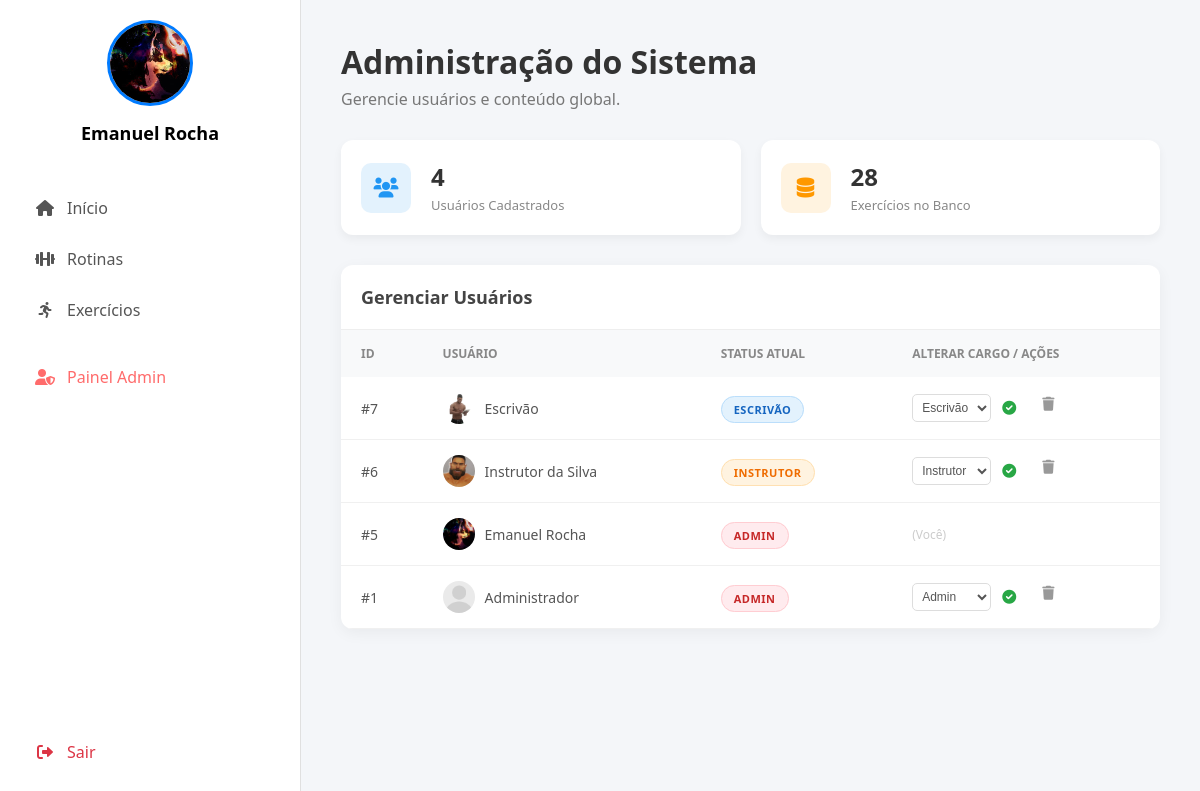
Page /view/admin.php (signed in) on the committed database.
### tables this page shows
CREATE TABLE `usuarios` (
  `id` int(11) NOT NULL,
  `nome` varchar(100) NOT NULL,
  `email` varchar(100) NOT NULL,
  `senha` varchar(255) NOT NULL,
  `perfil` varchar(20) NOT NULL DEFAULT 'atleta',
  `data_cadastro` datetime DEFAULT current_timestamp(),
  `foto_perfil` varchar(255) DEFAULT 'padrao.png'
);

### controller/clsConexao.php (called while the page is built, shortened)
<?php
class clsConexao
{
    private $host;
    private $usuario;
    private $senha;
    private $banco;
    private $conexao;
    function __construct()
    {
        $this->host    = 'srv1596.hstgr.io';
        $this->usuario = 'u459760425_sudolift';
        $this->senha   = 'Sudolift123';
        $this->banco   = 'u459760425_sudolift';
    }
    private function conecta()
    {
        $this->conexao = mysqli_connect($this->host, $this->usuario, $this->senha, $this->banco);
        mysqli_set_charset($this->conexao, "utf8");
    }
    public function executaSQL($sql)
    {
        $resposta = mysqli_query($this->conexao, $sql);
        return $resposta;
    }
}
?>

### model/clsAdmin.php (called while the page is built)
<?php
require_once '../controller/clsConexao.php';
class clsAdmin
{
    private $conexao;
    public function __construct()
    {
        $this->conexao = new clsConexao();
    }
    public function getEstatisticas()
    {
        $sql = "SELECT
                    (SELECT COUNT(*) FROM usuarios) as total_usuarios,
                    (SELECT COUNT(*) FROM exercicios) as total_exercicios";
        $result = $this->conexao->executaSQL($sql);
        return mysqli_fetch_assoc($result);
    }
    public function listarUsuarios()
    {
        $sql = "SELECT id, nome, email, perfil, data_cadastro, foto_perfil
                FROM usuarios
                ORDER BY id DESC";
        return $this->conexao->executaSQL($sql);
    }
}
?>

### view/admin.php (the view, shortened to what this page needs)
<?php
require_once '../model/clsAdmin.php';
$objAdmin = new clsAdmin();
$stats = $objAdmin->getEstatisticas();
$totalUsers = $stats['total_usuarios'];
$totalExer  = $stats['total_exercicios'];
$listaUsuarios = $objAdmin->listarUsuarios();
$foto_user = isset($_SESSION['foto_usuario']) ? $_SESSION['foto_usuario'] : 'padrao.png';
?>
<!DOCTYPE html>
<html lang="pt-br">
<head>
    <link href="https://cdnjs.cloudflare.com/ajax/libs/font-awesome/6.0.0/css/all.min.css" rel="stylesheet">
    <link rel="stylesheet" href="../assets/css/style.css">
    <link rel="stylesheet" href="../assets/css/admin.css">
</head>
<body>
    <div class="sidebar">
        <div class="perfil-area">
            <a href="perfil.php" style="text-decoration:none; color:inherit; display:block;">
                <img src="../assets/images/users/<?php echo $foto_user; ?>" class="perfil-foto">
                <h3 class="perfil-nome"><?php echo $_SESSION['nome_usuario']; ?></h3>
            </a>
        </div>
        <nav>
            <a href="dashboard.php" class="menu-item"><i class="fas fa-home"></i> Início</a>
            <?php if ($_SESSION['perfil_usuario'] != 'escrivao'): ?>
                <a href="rotinas.php" class="menu-item"><i class="fas fa-dumbbell"></i> Rotinas</a>
                <a href="exercicios.php" class="menu-item"><i class="fas fa-running"></i> Exercícios</a>
            <?php else: ?>
                <a href="citacoes.php" class="menu-item"><i class="fas fa-quote-right"></i> Editar Citações</a>
            <?php endif; ?>
            <?php if(isset($_SESSION['perfil_usuario']) && $_SESSION['perfil_usuario'] == 'admin'): ?>
                <div style="border-top: 1px solid rgba(255,255,255,0.1); margin: 10px 0;"></div>
                <a href="admin.php" class="menu-item" style="color: #ff6b6b;">
                    <i class="fas fa-user-shield"></i> Painel Admin
                </a>
            <?php endif; ?>
        </nav>
        <a href="../controller/logout.php" class="menu-item sair-btn"><i class="fas fa-sign-out-alt"></i> Sair</a>
    </div>
    <div class="main-content">
        <div class="admin-header">
            <h1>Administração do Sistema</h1>
            <p>Gerencie usuários e conteúdo global.</p>
        </div>
        <div class="stats-grid">
            <div class="stat-card">
                <div class="icon-stat users"><i class="fas fa-users"></i></div>
                <div>
                    <h3><?php echo $totalUsers; ?></h3>
                    <span>Usuários Cadastrados</span>
                </div>
            </div>
            <div class="stat-card">
                <div class="icon-stat db"><i class="fas fa-database"></i></div>
                <div>
                    <h3><?php echo $totalExer; ?></h3>
                    <span>Exercícios no Banco</span>
                </div>
            </div>
        </div>
        <div class="table-container">
            <div class="table-header">
                <h2>Gerenciar Usuários</h2>
            </div>
            <table class="admin-table">
                <thead>
                    <tr>
                        <th>ID</th>
                        <th>Usuário</th>
                        <th>Status Atual</th> <th>Alterar Cargo / Ações</th> </tr>
                </thead>
                <tbody>
    <?php while($u = mysqli_fetch_assoc($listaUsuarios)):
        $nomeArquivo = isset($u['foto_perfil']) ? $u['foto_perfil'] : '';
        $caminhoFisico = __DIR__ . "/../assets/images/users/" . $nomeArquivo;
        $caminhoWeb = "../assets/images/users/" . $nomeArquivo;
        if (!empty($nomeArquivo) && file_exists($caminhoFisico)) {
            $fotoFinal = $caminhoWeb;
        } else {
            $fotoFinal = "../assets/images/users/padrao.png";
        }
        $perfilDB = isset($u['perfil_usuario']) ? $u['perfil_usuario'] : (isset($u['perfil']) ? $u['perfil'] : 'usuario');
        switch($perfilDB) {
            case 'admin':     $badgeClass = 'admin';     $badgeLabel = 'Admin'; break;
            case 'instrutor': $badgeClass = 'instrutor'; $badgeLabel = 'Instrutor'; break;
            case 'escrivao':  $badgeClass = 'escrivao';  $badgeLabel = 'Escrivão'; break;
        }
    ?>
    <tr>
        <td>#<?php echo $u['id']; ?></td>
        <td>
            <div class="user-cell">
                <img src="<?php echo $fotoFinal; ?>" class="mini-avatar">
                <span><?php echo $u['nome']; ?></span>
            </div>
        </td>
        <td>
            <span class="badge <?php echo $badgeClass; ?>"><?php echo $badgeLabel; ?></span>
        </td>
        <td>
            <div class="actions">
                <?php if($u['id'] != $_SESSION['id_usuario']): ?>
                <form action="../controller/ctrl_Admin.php" method="POST" style="display:flex; align-items:center; gap:5px;">
                    <select name="novo_perfil" class="select-perfil">
                        <option value="instrutor" <?php echo ($perfilDB=='instrutor')?'selected':''; ?>>Instrutor</option>
                        <option value="escrivao"  <?php echo ($perfilDB=='escrivao')?'selected':''; ?>>Escrivão</option>
                        <option value="admin"     <?php echo ($perfilDB=='admin')?'selected':''; ?>>Admin</option>
                    </select>
                    <button type="submit" class="btn-icon" title="Salvar Alteração" style="color:#28a745;">
                        <i class="fas fa-check-circle"></i>
                    </button>
                </form>
                <a href="#" onclick="confirmarExclusao(<?php echo $u['id']; ?>)" class="btn-icon delete" title="Excluir Usuário" style="margin-left:10px;">
                    <i class="fas fa-trash"></i>
                </a>
                <?php else: ?>
                    <span style="font-size:12px; color:#ccc;">(Você)</span>
                <?php endif; ?>
            </div>
        </td>
    </tr>
    <?php endwhile; ?>
</tbody>
            </table>
        </div>
    </div>
</body>
</html>

### assets/css/style.css (style rules this page uses)
body { margin: 0; font-family: 'Segoe UI', sans-serif; background-color: #f4f7f6; display: flex; height: 100vh; overflow: hidden; }
.sidebar { width: 260px; background: white; border-right: 1px solid #e0e0e0; display: flex; flex-direction: column; padding: 20px; flex-shrink: 0; }
.perfil-area { text-align: center; margin-bottom: 40px; }
.perfil-foto { width: 80px; height: 80px; border-radius: 50%; object-fit: cover; border: 3px solid #007bff; margin-bottom: 10px; }
.perfil-nome { font-weight: bold; font-size: 18px; margin: 0; }
.menu-item { display: flex; align-items: center; padding: 12px 15px; color: #555; text-decoration: none; border-radius: 8px; margin-bottom: 5px; transition: 0.2s; font-weight: 500; }
.menu-item i { margin-right: 12px; width: 20px; text-align: center; }
.sair-btn { margin-top: auto; color: #dc3545; }

### assets/css/admin.css (style rules this page uses)
.main-content { width: calc(100% - 250px); padding: 40px; background-color: #f4f6f9; min-height: 100vh; }
.admin-header { margin-bottom: 30px; }
.admin-header h1 { color: #333; margin: 0; }
.admin-header p { color: #777; margin-top: 5px; }
.stats-grid { display: grid; grid-template-columns: repeat(auto-fit, minmax(200px, 1fr)); gap: 20px; margin-bottom: 30px; }
.stat-card { background: white; padding: 20px; border-radius: 12px; box-shadow: 0 4px 10px rgba(0,0,0,0.05); display: flex; align-items: center; gap: 20px; }
.icon-stat { width: 50px; height: 50px; border-radius: 10px; display: flex; align-items: center; justify-content: center; font-size: 20px; }
.users { background: #e3f2fd; color: #2196f3; }
.db { background: #fff3e0; color: #ff9800; }
.stat-card h3 { margin: 0; font-size: 24px; color: #333; }
.stat-card span { font-size: 13px; color: #888; }
.table-container { background: white; border-radius: 12px; box-shadow: 0 4px 15px rgba(0,0,0,0.05); overflow: hidden; }
.table-header { padding: 20px; border-bottom: 1px solid #eee; }
.table-header h2 { margin: 0; font-size: 18px; color: #444; }
.admin-table { width: 100%; border-collapse: collapse; }
.admin-table th { background: #f8f9fa; text-align: left; padding: 15px 20px; font-size: 12px; color: #888; text-transform: uppercase; font-weight: 600; }
.admin-table td { padding: 15px 20px; border-bottom: 1px solid #f0f0f0; color: #555; font-size: 14px; }
.user-cell { display: flex; align-items: center; gap: 10px; }
.mini-avatar { width: 32px; height: 32px; border-radius: 50%; object-fit: cover; }
.badge { padding: 5px 12px; border-radius: 15px; font-size: 11px; font-weight: 800; text-transform: uppercase; letter-spacing: 0.5px; }
.badge.admin { background: #ffebee; color: #c62828; border: 1px solid #ffcdd2; }
.badge.instrutor { background: #fff3e0; color: #ef6c00; border: 1px solid #ffe0b2; }
.badge.escrivao { background: #e3f2fd; color: #1565c0; border: 1px solid #bbdefb; }
.select-perfil { padding: 5px; border-radius: 5px; border: 1px solid #ddd; font-size: 12px; color: #555; background: white; cursor: pointer; }
.actions { display: flex; gap: 10px; }
.btn-icon { background: none; border: none; cursor: pointer; color: #999; transition: color 0.2s; font-size: 14px; }

### rows in the picture
usuarios: id "7", foto_perfil (picture), nome "Escrivão", perfil "ESCRIVÃO", novo_perfil "Escrivão"
usuarios: id "6", foto_perfil (picture), nome "Instrutor da Silva", perfil "INSTRUTOR", novo_perfil "Instrutor"
usuarios: id "5", foto_perfil (picture), nome "Emanuel Rocha", perfil "ADMIN", shows "(Você)"
usuarios: id "1", foto_perfil (picture), nome "Administrador", perfil "ADMIN", novo_perfil "Admin"

### other values in the picture
$_SESSION['nome_usuario'] "Emanuel Rocha"
$totalUsers "4"
$totalExer "28"
